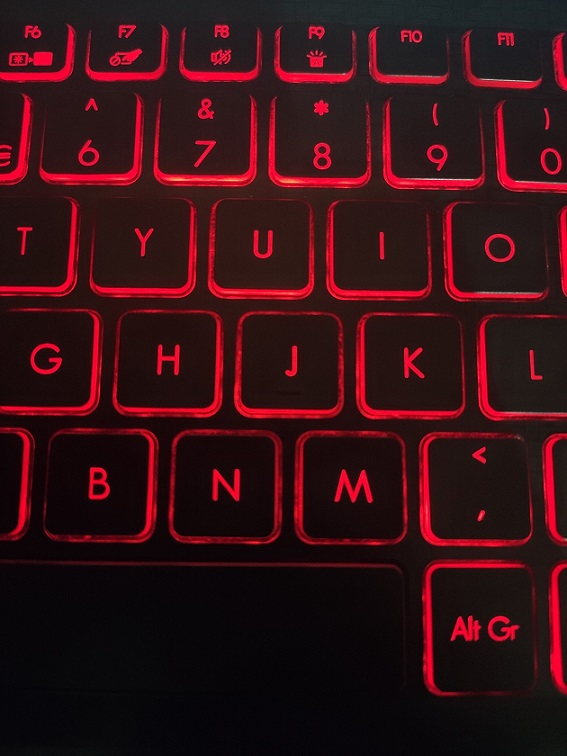
#> input picture Computer Vision/Basics/keyboard.jpg, 567 x 756 px, given in place of the camera
$ jupyter execute 'Moving Object Detection.ipynb'
#> lines starting #> are read from the running program, lines starting #| are printed output that depends on the picture
[cell 1]
import cv2
import time
import imutils

cam = cv2.VideoCapture(0)
time.sleep(1)
i = 0
firstFrame = None
area = 500

while True:
    _,img = cam.read()
#> img is the input picture: shape (756, 567, 3); mean B, G, R 20.9, 16.4, 53.1
    text = "Normal"
    img = imutils.resize(img, width=500)
#> img: shape (666, 500, 3)
    grayImg = cv2.cvtColor(img, cv2.COLOR_BGR2GRAY)
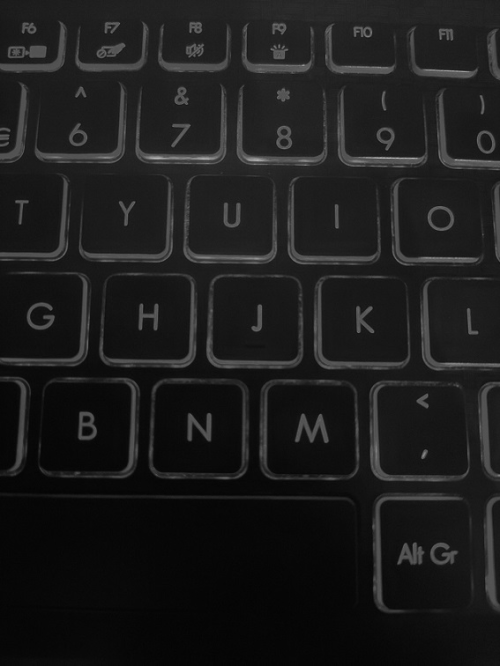
#> grayImg: shape (666, 500); min 3, max 177, mean 27.8
    gaussianImg = cv2.GaussianBlur(grayImg, (21, 21), 0)
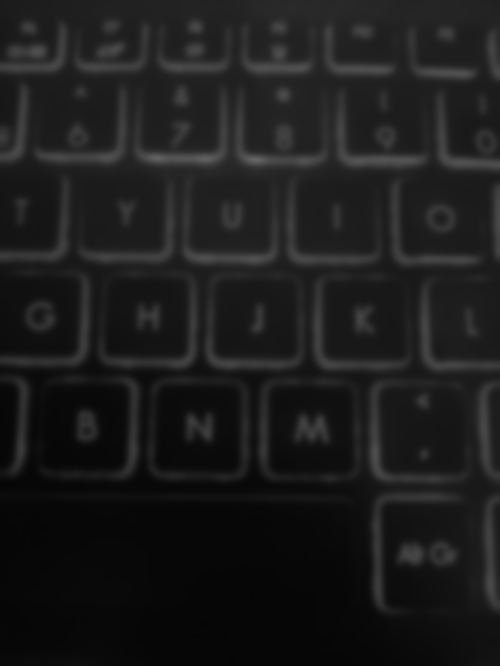
#> gaussianImg: shape (666, 500); min 5, max 100, mean 27.8
    if firstFrame is None:
        firstFrame = gaussianImg
        continue
    imgDiff = cv2.absdiff(firstFrame, gaussianImg)
    threshImg = cv2.threshold(imgDiff, 25, 255, cv2.THRESH_BINARY)[1]
    threshImg = cv2.dilate(threshImg, None, iterations=2)
    cnts = cv2.findContours(threshImg.copy(), cv2.RETR_EXTERNAL,
            cv2.CHAIN_APPROX_SIMPLE)
    cnts = imutils.grab_contours(cnts)
    for c in cnts:
            if cv2.contourArea(c) < area:
                    continue
            (x, y, w, h) = cv2.boundingRect(c)
            cv2.rectangle(img, (x, y), (x + w, y + h), (255, 255, 0), 2)
            i += 1
            text = ("Moving Object detected: " + str(i))

    print(text)
    cv2.putText(img, text, (10, 20),
            cv2.FONT_HERSHEY_SIMPLEX, 0.5, (0, 0, 255), 2)

    cv2.imshow("CameraFeed", img)
    key = cv2.waitKey(1) & 0xFF
    if key == ord("q"):
        break
cv2.imwrite("ImageFromCamera.jpg", img)
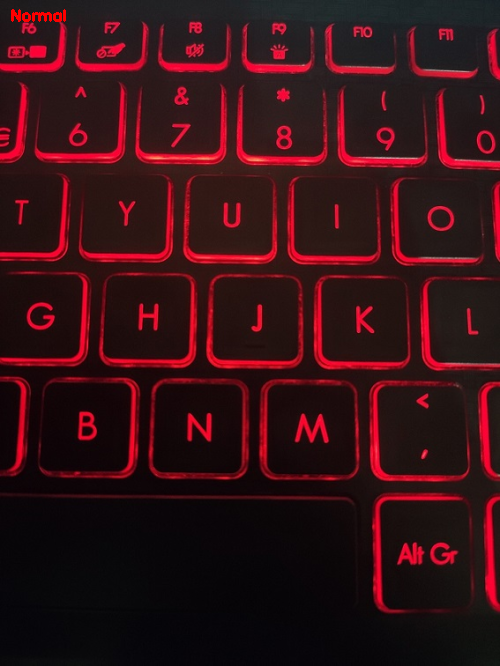
#> saved as ImageFromCamera.jpg: shape (666, 500, 3); mean B, G, R 20.8, 16.3, 53.4
cam.release()
cv2.destroyAllWindows()
